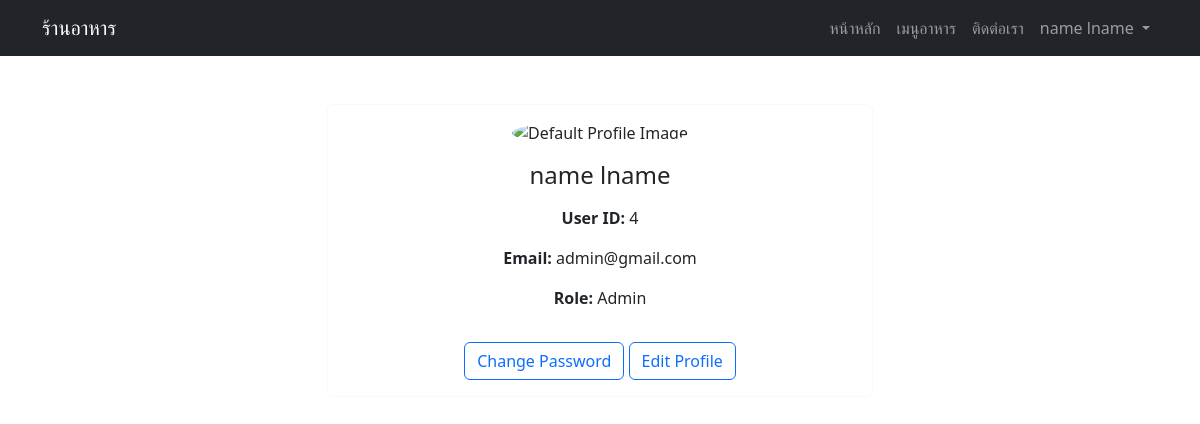
Screenshot of /profile.php (signed in) with the database file from the repository.
### tables this page shows
CREATE TABLE IF NOT EXISTS `users` (
  `id` int(10) NOT NULL AUTO_INCREMENT,
  `role` enum('user','admin','manager','delivery') NOT NULL DEFAULT 'user',
  `firstname` varchar(255) NOT NULL,
  `lastname` varchar(255) NOT NULL,
  `email` varchar(255) NOT NULL,
  `password` varchar(255) NOT NULL,
  `profile_image` longtext DEFAULT NULL,
  `status` int(11) DEFAULT 0,
  PRIMARY KEY (`id`)
);

### config.php (called while the page is built, shortened)
<?php
function gud($userId, $pdo) {
    try {
        $stmt = $pdo->prepare("SELECT * FROM users WHERE id = ?");
        $stmt->execute([$userId]);
        $data = $stmt->fetch();
        return $data;
    } catch (PDOException $e) {
        echo "Error: " . $e->getMessage();
        return [];
    }
}
?>

### profile.php (the view, shortened to what this page needs)
<?php
include 'config.php';
include 'assets.php';
?>
<!DOCTYPE html>
<html lang="en">
<head>
</head>
<body>
    <?php include 'components/navbar.php'; ?>
    <div class="container mt-5">
        <?php
        $userId = $_SESSION['user_login'];
        $user = gud($userId, $pdo);
        if ($user) {
            ?>
        <div class="row justify-content-center">
            <div class="col-md-6">
                <div class="card border-light">
                    <div class="card-body text-center">
                        <?php if (!empty($user['profile_image'])): ?>
                        <img src="<?php echo $user['profile_image']; ?>" alt="Profile Image"
                            class="img-fluid rounded-circle mb-3"
                            style="width: 120px; height: 120px; object-fit: cover;">
                        <?php else: ?>
                        <img src="assets/images/150.png" alt="Default Profile Image"
                            class="img-fluid rounded-circle mb-3"
                            style="width: 120px; height: 120px; object-fit: cover;">
                        <?php endif; ?>
                        <h4 class="mb-3"><?php echo $user['firstname'] . ' ' . $user['lastname']; ?></h4>
                        <p><strong>User ID:</strong> <?php echo $user['id']; ?></p>
                        <p><strong>Email:</strong> <?php echo $user['email']; ?></p>
                        <p><strong>Role:</strong> <?php echo ucfirst($user['role']); ?></p>
                        <button class="btn btn-outline-primary mt-3" data-bs-toggle="modal"
                            data-bs-target="#change">Change Password</button>
                        <button class="btn btn-outline-primary mt-3" data-bs-toggle="modal"
                            data-bs-target="#editProfileModal">Edit Profile</button>
                    </div>
                </div>
            </div>
        </div>
        <?php
        }
        ?>
    </div>
</body>
</html>

### components/navbar.php (shortened to what this page needs)
<nav class="navbar navbar-expand-lg navbar-dark bg-dark">
    <div class="container">
        <a class="navbar-brand" href="/">ร้านอาหาร</a>
        <div class="collapse navbar-collapse" id="navbarNav">
            <ul class="navbar-nav ms-auto">
                <?php
                if (isset($_SESSION['user_login'])) {
                $user = gud($_SESSION['user_login'], $pdo)
                ?>
                <li class="nav-item">
                    <a class="nav-link" href="/">หน้าหลัก</a>
                </li>
                <li class="nav-item">
                    <a class="nav-link" href="/">เมนูอาหาร</a>
                </li>
                <li class="nav-item">
                    <a class="nav-link" href="/">ติดต่อเรา</a>
                </li>
                <li class="nav-item dropdown">
                    <a class="nav-link dropdown-toggle" href="#" role="button" data-bs-toggle="dropdown"
                        aria-expanded="false">
                        <?= $user['firstname']. " " . $user['lastname'] ?>
                    </a>
                </li>
                <?php } ?>
            </ul>
        </div>
    </div>
</nav>

### rows the page displays
users: firstname "name", lastname "lname", id "4", email "admin@gmail.com", role "Admin"
